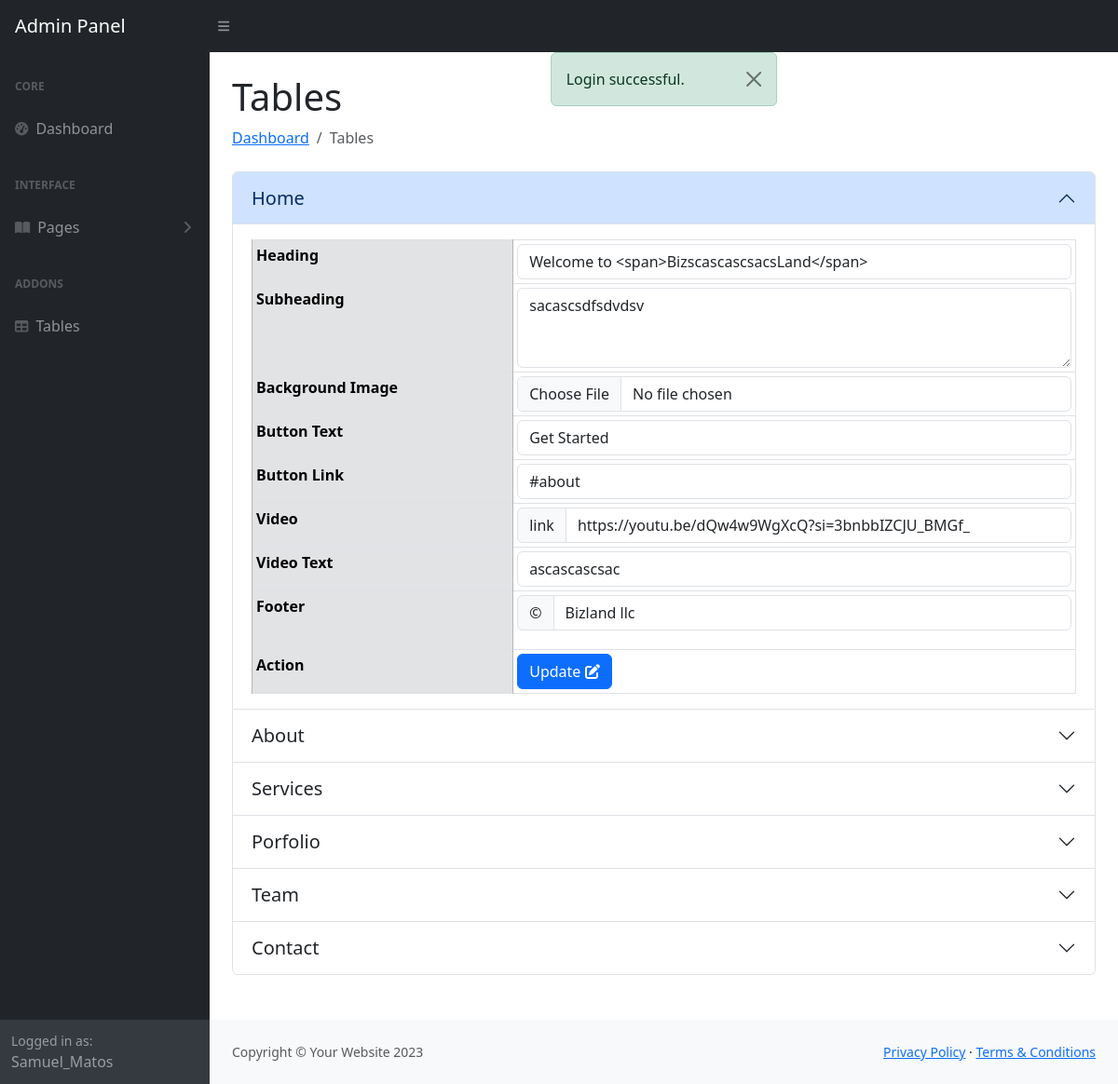
Screenshot of /admin/tables.php (signed in) with the database file from the repository.
### tables this page shows
CREATE TABLE IF NOT EXISTS `home` (
  `id` int NOT NULL AUTO_INCREMENT,
  `heading` varchar(100) NOT NULL,
  `subheading` text NOT NULL,
  `bgd_image` text NOT NULL,
  `btnText` varchar(25) NOT NULL,
  `btnLink` text NOT NULL,
  `video` text NOT NULL,
  `videoText` varchar(25) NOT NULL,
  `footer` varchar(200) NOT NULL,
  PRIMARY KEY (`id`)
);

### admin/models/DbConnect.class.php (called while the page is built, shortened)
<?php
class DbConnect {
	public function __construct() {
		try {
			$this->db = new PDO("mysql:host=" . self::HOST . ";dbname=" . self::DBNAME, self::USER, self::PASS);
		} catch (Exception $e) {
			die("Database Connection Error: " . $e->getMessage());
		}
	}
}

### admin/models/HomeManager.class.php (called while the page is built, shortened)
<?php
class HomeManager extends DbConnect {
    public function getHomeData() {
        $query = $this->db->query('SELECT * FROM home');
        $result = $query->fetchAll(PDO::FETCH_ASSOC);
        return $result;
    }
}

### admin/assets/includes/homeTable.inc.php (shortened to what this page needs)
<table class="table table-hover table-bordered table-sm m-0">
	<?php
	$homeManager = new HomeManager();
	$homeData = $homeManager->getHomeData();
	?>
	<form method="post" action="controllers/home_controller.php" enctype="multipart/form-data">
		<tbody class="">
			<?php foreach ($homeData as $data) : ?>
				<tr>
					<th class="table-secondary" scope="row">Heading</th>
					<td>
						<input class="form-control" name="heading" type="text" value="<?php echo $data['heading']; ?>">
					</td>
				</tr>
				<tr>
					<th class="table-secondary" scope="row">Subheading</th>
					<td>
						<textarea class="form-control" name="subheading" rows="3"><?php echo $data['subheading']; ?></textarea>
					</td>
				</tr>
				<tr>
					<th class="table-secondary" scope="row">Background Image</th>
					<td>
						<input type="file" class="form-control" name="bgd_image">
					</td>
				</tr>
				<tr>
					<th class="table-secondary" scope="row">Button Text</th>
					<td>
						<input class="form-control" name="btnText" type="text" value="<?php echo $data['btnText']; ?>">
					</td>
				</tr>
				<tr>
					<th class="table-secondary" scope="row">Button Link</th>
					<td>
						<input class="form-control" name="btnLink" type="text" value="<?php echo $data['btnLink']; ?>">
					</td>
				</tr>
				<tr>
					<th class="table-secondary" scope="row">Video</th>
					<td>
						<div class="input-group">
							<span class="input-group-text" id="basic-addon1">link</span>
							<input type="text" class="form-control" name="video" placeholder="Url" value="<?php echo $data['video']; ?>">
						</div>
					</td>
				</tr>
				<tr>
					<th class="table-secondary" scope="row">Video Text</th>
					<td>
						<input class="form-control" name="videoText" type="text" value="<?php echo $data['videoText']; ?>">
					</td>
				</tr>
				<tr>
					<th class="table-secondary" scope="row">Footer</th>
					<td>
						<div class="input-group mb-3">
							<span class="input-group-text" id="basic-addon1">&copy;</span>
							<input type="text" class="form-control" name="footer" placeholder="copyright" aria-label="copyright" aria-describedby="basic-addon1" value="<?php echo $data['footer']; ?>">
						</div>
					</td>
				</tr>
				<tr>
					<th class="table-secondary" scope="row">Action</th>
					<td>
						<button type="submit" class="btn btn-primary">Update <i class="fa-solid fa-pen-to-square"></i></button>
					</td>
				</tr>
			<?php endforeach; ?>
		</tbody>
	</form>
</table>

### rows the page displays
home: heading "Welcome to <span>BizscascascsacsLand</span>", subheading "sacascsdfsdvdsv", btnText "Get Started", btnLink "#about", video "https://youtu.be/dQw4w9WgXcQ?si=3bnbbIZCJU_BMGf_", videoText "ascascascsac", footer "Bizland llc"

### other values shown
$_SESSION['username'] "Samuel_Matos"
$msgSuc "Login successful."
